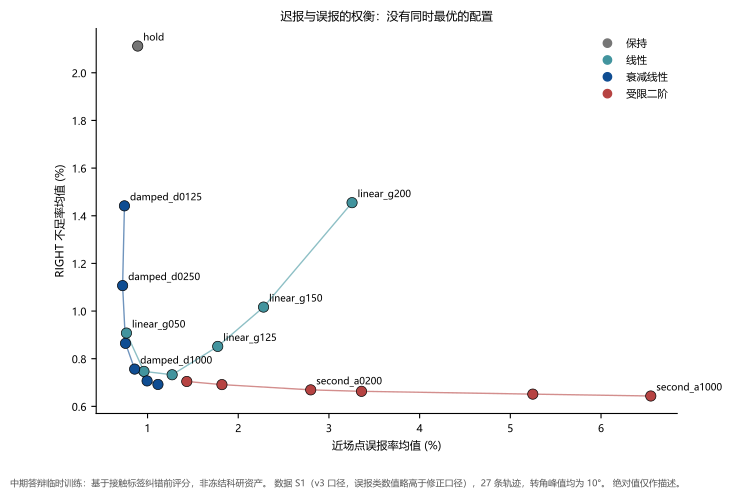

The script that saved this image:
"""Tavotto entry: existing results only; no training, no simulation.
original_plot_code
"""
import sys
from pathlib import Path
LIBRARY=Path(__file__).resolve().parents[1]
SUPPORT=LIBRARY / "site-packages"
if str(SUPPORT) not in sys.path: sys.path.insert(0,str(SUPPORT))
from _support import draw

fig=draw('descriptive', 'fig03_迟报误报权衡')
fig.savefig(Path(__file__).parent / 'fig03_迟报误报权衡.pdf')
